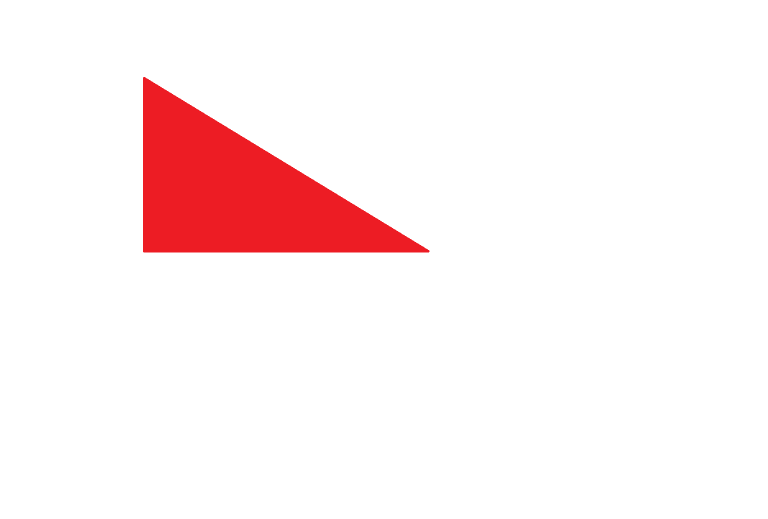
#> input picture tri.png, 1536 x 1038 px, given in place of shishou.png, which was not available (shown at 1/2 size)
$ python opencv.py
#> lines starting #> are read from the running program, lines starting #| are printed output that depends on the picture; after the words box and inside, x2 and y2 are one past the last pixel; in counts of white or black regions, pixels touching at a corner belong together; pictures that were not available may be replaced by others from this repository, and a replacement may not be noted
import cv2
import numpy as np
#創造二維陣列
kernel = np.ones((5, 5), np.uint8)
kernel1 = np.ones((5, 5), np.uint8)


# 讀取圖片
img = cv2.imread('shishou.png')
#> img is the input picture: shape (1038, 1536, 3); mean B, G, R 241, 240.4, 253.8
# 縮放圖片
img = cv2.resize(img, (0, 0), fx=0.5, fy=0.5)
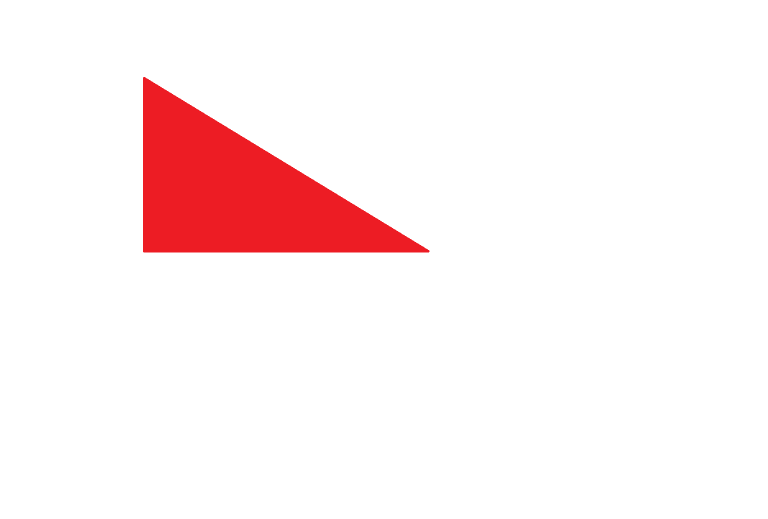
#> img: shape (519, 768, 3); mean B, G, R 241, 240.4, 253.8
# 彩色轉灰階
gray = cv2.cvtColor(img, cv2.COLOR_BGR2GRAY)
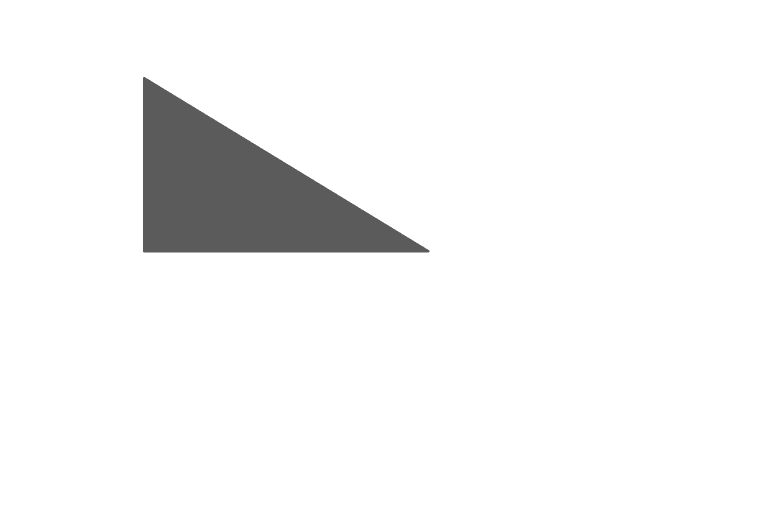
#> gray: shape (519, 768); min 91, max 255, mean 244.5
# 高斯模糊(圖片, (奇數, 奇數), 標準差)
blur = cv2.GaussianBlur(img, (17, 17), 5)
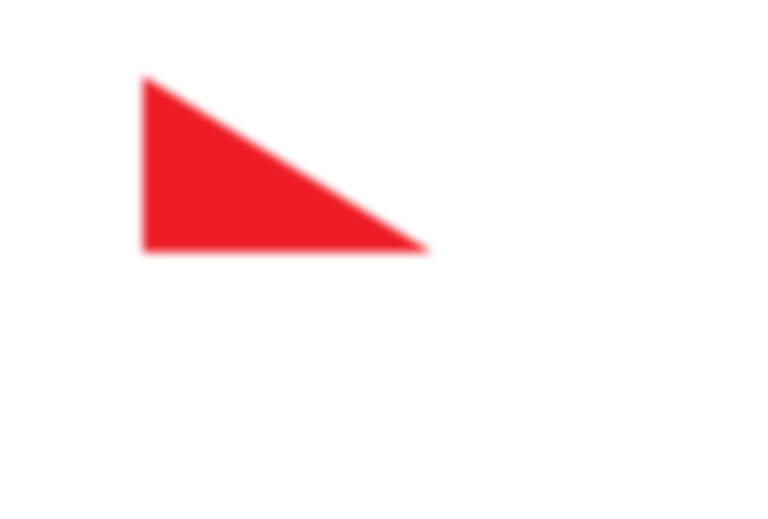
#> blur: shape (519, 768, 3); mean B, G, R 241, 240.4, 253.8
# 邊緣圖片(圖片, 最低門檻值, 最高門檻值)
canny = cv2.Canny(img, 50, 600)
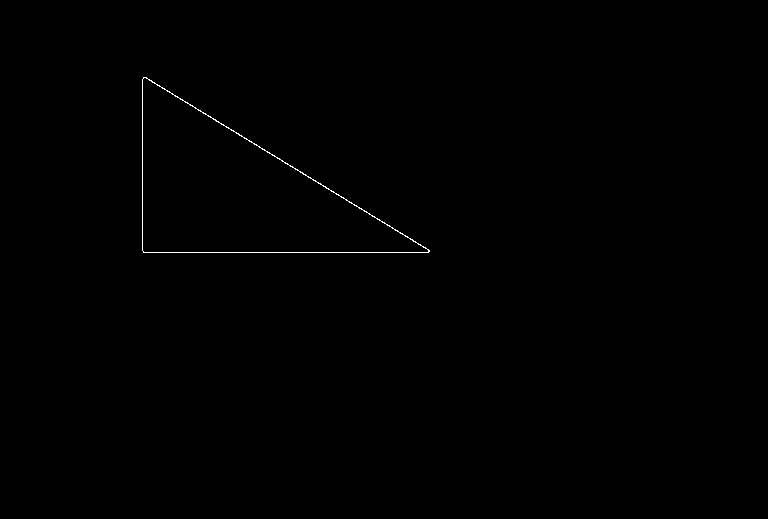
#> canny: shape (519, 768); 0.22% white in thin lines or dots, all inside (x1, y1, x2, y2) = (142, 77, 430, 253)
# 膨脹圖片(圖片, 核-二維陣列, 膨脹次數)
dilate = cv2.dilate(canny, kernel, iterations=1)
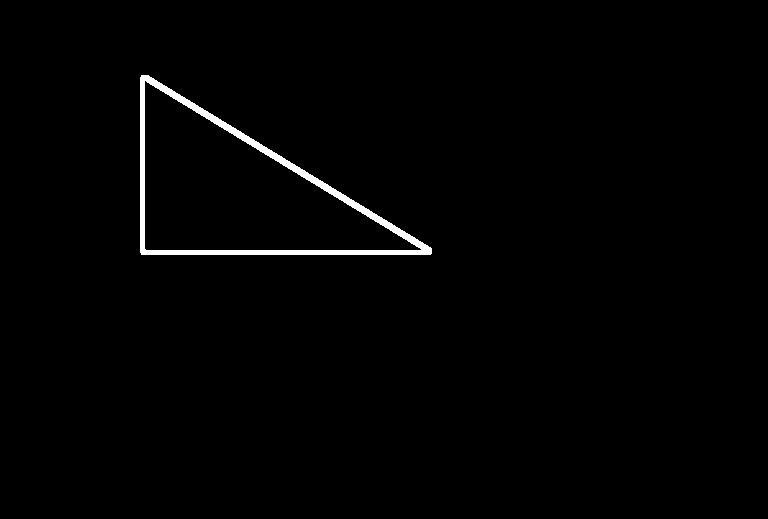
#> dilate: shape (519, 768); 1.1% white; 1 white region, box (x1, y1, x2, y2) and area: (140, 75, 432, 255) 4552
# 侵蝕圖片(圖片, 核-二維陣列, 侵蝕次數)
erode = cv2.erode(dilate, kernel1, iterations=1)
# 印出圖片大小
print(img.shape)
#| (519, 768, 3)


# 顯示圖片
cv2.imshow('chihaya', img)
cv2.imshow('gray', gray)
cv2.imshow('blur', blur)
cv2.imshow('canny', canny)
cv2.imshow('dilate', dilate)
cv2.imshow('erode', erode)
# 留住圖片
cv2.waitKey(0)


#讀取影片
import cv2
# cv2.VideoCapture(filename)
cap = cv2.VideoCapture('fgo.mp4')


while True:
    ret, frame = cap.read()  # read frame rate, ret: boolean 是否成功, frame: 若成功回傳圖片
    print(ret)
#| True
    if ret:
        frame = cv2.resize(frame, (0, 0), fx=0.4, fy=0.4)
        cv2.imshow('video', frame)
    else:
        break
    if cv2.waitKey(10) == ord('q'):
#> (key q is pressed here)
        break
